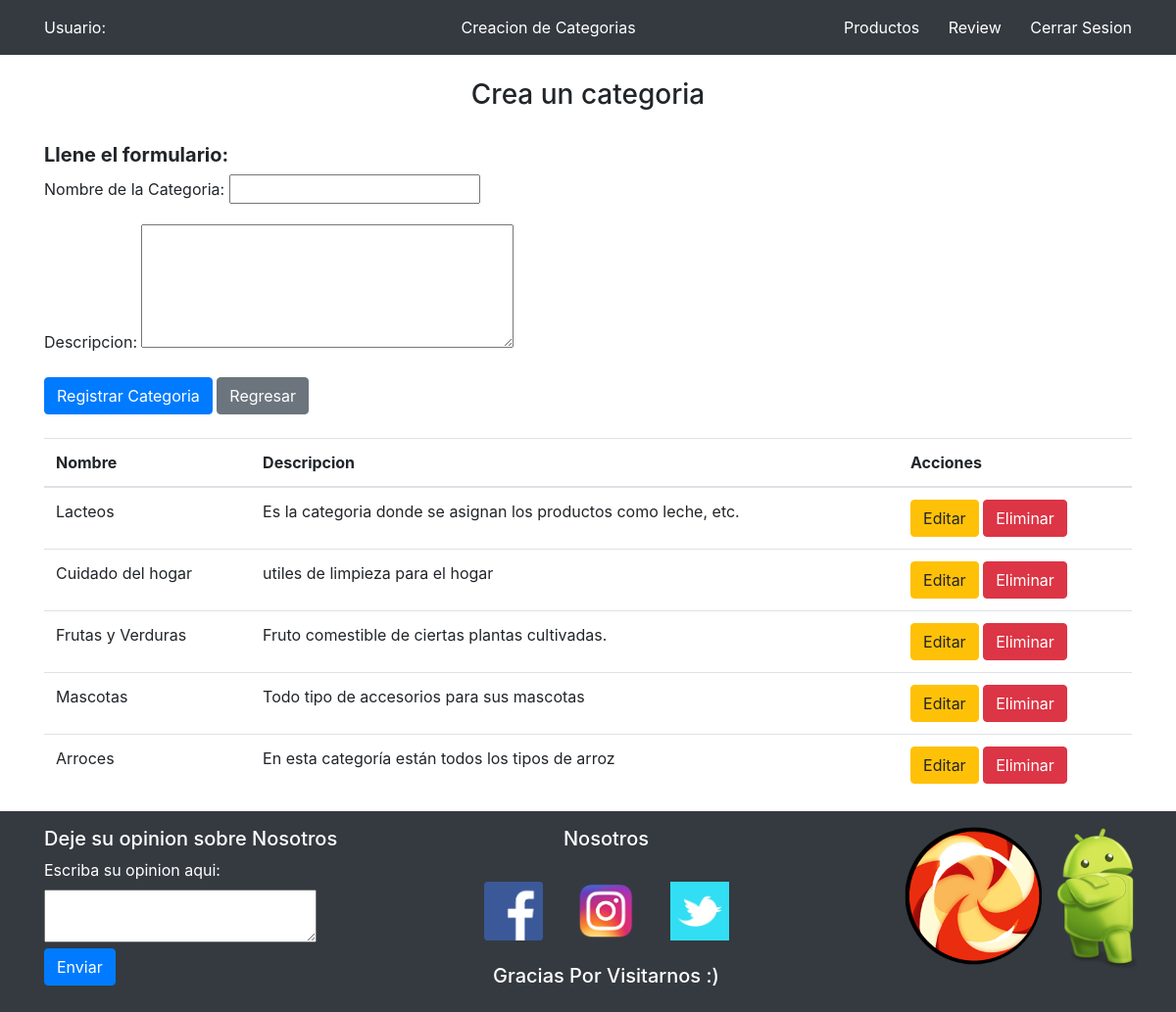
Screenshot of /Categoria_P/ with the database file from the repository.
### main/models.py (models this page shows, shortened)
class cat_P (models.Model):
    class Meta:
        verbose_name_plural = 'Categorias'
        verbose_name = 'Categoria'
        db_table = 'cat_P'
    name = models.CharField(max_length=20, blank=False, null=False, unique=True)
    descripcion = models.TextField(max_length=100, blank=False, null=False, unique=True)

### main/views.py (the view)
def Categoria_P (request):
    categorias = cat_P.objects.all()
    if request.method == 'POST':
        form = categoria_P(request.POST)
        if form.is_valid():
            form.save()
            return redirect (reverse('Categoria_P'))
    else:
        form = categoria_P()
    return render (request, 'Categoria_P.html' , {'form': form, 'categorias' : categorias})

### main/forms.py
class categoria_P (forms.ModelForm):
    name = forms.CharField (required=True, label= 'Nombre de la categoria:')
    descripcion = forms.CharField(widget=forms.Textarea(attrs={'rows': 5, 'cols': 35}))
    class Meta:
        model = cat_P
        fields = ['name', 'descripcion']

### main/templates/Categoria_P.html (shortened to what this page needs)
{% load static %}
<!DOCTYPE html>
<html lang="en">
<head>
    <link rel="stylesheet" type="text/css" href="{% static 'css/Categoria_P.css' %}">
    <link href="https://maxcdn.bootstrapcdn.com/bootstrap/4.5.2/css/bootstrap.min.css" rel="stylesheet">
</head>
<body>
    {% block content %}
    <header class="bg-dark text-white py-3">
        <div class="container">
            <div class="d-flex align-items-center">
                <label class="mb-0">Usuario:  {{ request.user.username }}  </label>
                <label class="mb-0" id="ar"> Creacion de Categorias </label>
                <a id="pro" class="text-white" href="{%url 'gestion_P'%}">Productos</a>
                <a id="cat" class="text-white" href="{%url 'review'%}">Review</a>
                <a id="log" class="text-white" href="{%url 'logout'%}">Cerrar Sesion</a>
            </div>
        </div>
        </header>
    <div class="container mt-4">
        <h3 class="mt-1 text-center">Crea un categoria</h3><br>
        <h5 style="font-weight: bold;">Llene el formulario:</h5>
        <form class="form" method="POST">
            <div class="form-group">
                <label> Nombre de la Categoria:</label>
                {{ form.name }}
            </div>
            <div class="form-group">
                <label> Descripcion:</label>
                {{ form.descripcion }}
            </div>
            <button type="submit" class="btn btn-primary">Registrar Categoria</button>
            <a href="{% url 'menu' %}" class="btn btn-secondary">Regresar</a>
        </form>
        <br>
        {% if categorias %}
        <table class="table">
            <thead>
                <tr>
                    <th>Nombre</th>
                    <th>Descripcion</th>
                    <th>Acciones</th>
                </tr>
            </thead>
            <tbody>
                {% for cat_P in categorias %}
                <tr>
                    <td>{{ cat_P.name }}</td>
                    <td>{{ cat_P.descripcion }}</td>
                    <td>
                        <a href="{% url 'editar_categoria' cat_P.id %}" class="btn btn-warning">Editar</a>
                        {% if cat_P.id %}
                        <a href="{% url 'eliminar_registro' cat_P.id %}" class="btn btn-danger" onclick="return confirm('¿Seguro que quieres eliminar este registro?')">Eliminar</a>
                        {% endif %}
                    </td>
                </tr>
                {% endfor %}
            </tbody>
        </table>
        {% else %}
        <p>No hay ninguna categoria registrada para mostrar.</p>
        {% endif %}
    </div>
<header class="bg-dark text-white py-3">
        <div class="container">
            <div id="ctn2">
                <h5> Deje su opinion sobre Nosotros</h5>
                <label for=""> Escriba su opinion aqui:</label><br>
                <textarea name="pag_op" id="pag_op" cols="25" rows="2"></textarea>
                <br>
                <button class="btn btn-primary"> Enviar </button>
            </div>
            <div id="ctn1_1">
                <h5 align="center">Nosotros</h5><br>
                <div class="bg-dark" id="ctn1">
                    <div id="ctnF" >
                        <a href="">
                        <img width="60px" src="{% static 'imagenes/social/fb.png' %}" alt="Facebook"><br>
                        </a>
                    </div>
                    <div id="ctnI" >
                        <a href="">
                        <img width="60px" src="{% static 'imagenes/social/ig.png' %}"  alt="Instagram"><br>
                        </a>
                    </div>
                    <div id="ctnT" >
                        <a href="">
                        <img width="60px" src="{% static 'imagenes/social/tw.png' %}"  alt="Twitter"><br>
                        </a>
                    </div>
                </div>
                <br>
                <h5 align="center">Gracias Por Visitarnos :) </h5>
            </div>
            <div id="ctn3">
                <img src="{% static 'imagenes/header/android.png' %}" width="150px" id="img2">
                <img src="{% static 'imagenes/header/dulce.png' %}" width="150px" id="img1">
            </div>
        </div>
    </header>
    {% endblock %}
</body>
</html>

### static/css/Categoria_P.css (style rules this page uses)
#ar { margin-left: auto; margin-right: -150px; }
#cat { margin-left: auto; margin-right: -30%; }
#pro { margin-left: auto; margin-right: -30%; }
#log { margin-left: auto; }
#ctn3 { display: inline-block; width: 36%; vertical-align: right; }
#img2 { margin-left: 300px }
#img1 { margin-top: -185px; margin-left: 170px }
#ctn2 { display: inline-block; width: 40%; vertical-align: top; }
#ctn1_1 { display: inline-block; vertical-align: top; }
#ctn1 { margin-left:auto; margin-right: auto; width: 250px; display: flex; }
#ctnI { margin: auto }

### rows the page displays
cat_P: name "Lacteos", descripcion "Es la categoria donde se asignan los productos como leche, etc.", shows "Eliminar"
cat_P: name "Cuidado del hogar", descripcion "utiles de limpieza para el hogar", shows "Eliminar"
cat_P: name "Frutas y Verduras", descripcion "Fruto comestible de ciertas plantas cultivadas.", shows "Eliminar"
cat_P: name "Mascotas", descripcion "Todo tipo de accesorios para sus mascotas", shows "Eliminar"
cat_P: name "Arroces", descripcion "En esta categoría están todos los tipos de arroz", shows "Eliminar"
